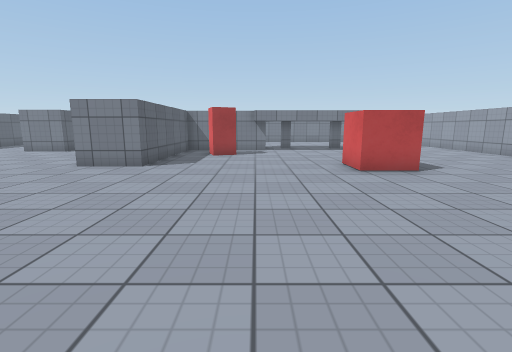
view 1 (above)

18 first-person views from a walk through a 3-D level made in the Unity game engine. The camera is 1.2 m above the floor, tilts 10° down and sees 85° across. The floor is counted in squares, 1 m on a side. Each view is taken from the middle of a square. On the plan, view 1 faces up. The plan holds only what a view shows up to about 13 squares ahead; the rest is blank. Surface patterns are stand-ins for the level's own textures.

view 2
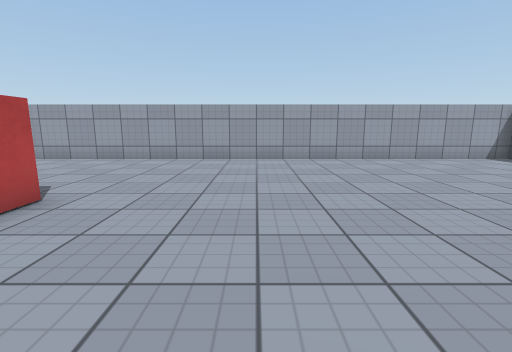

view 3
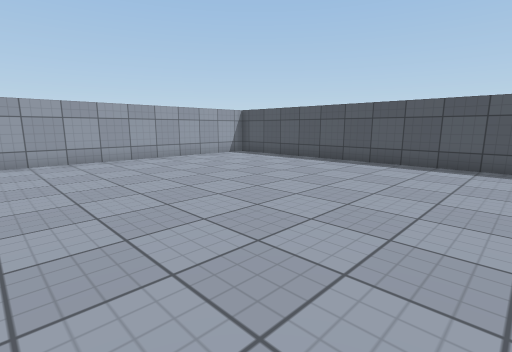

view 4
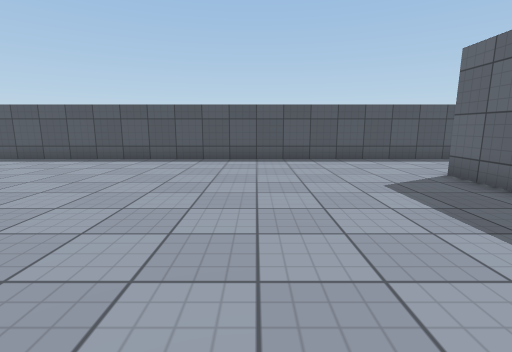

view 5
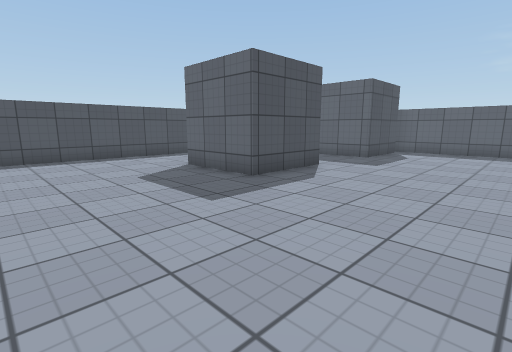

view 6
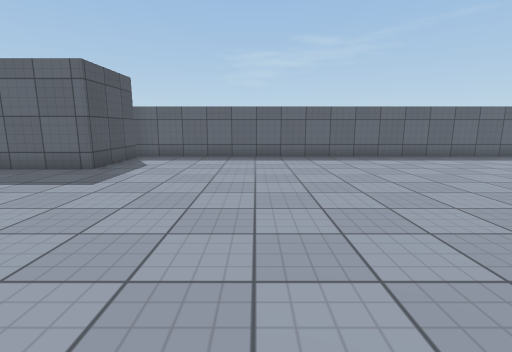

view 7
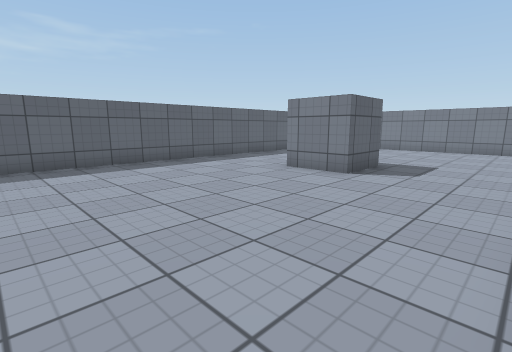

view 8
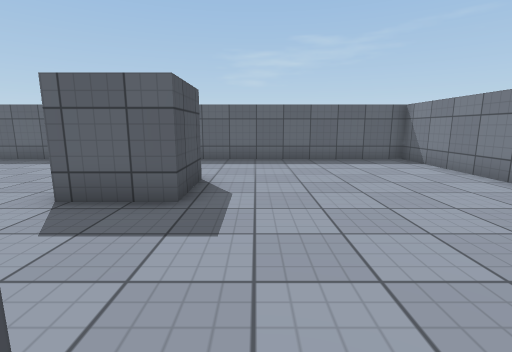

view 9
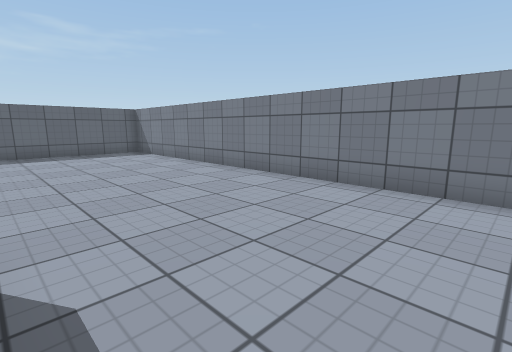

view 10
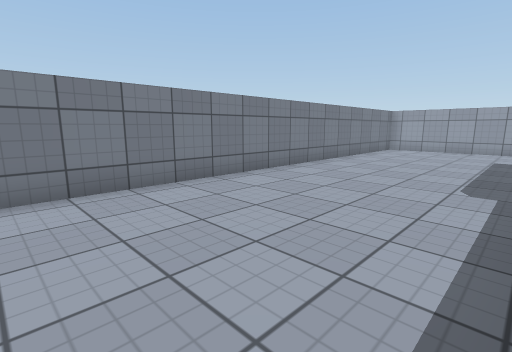

view 11
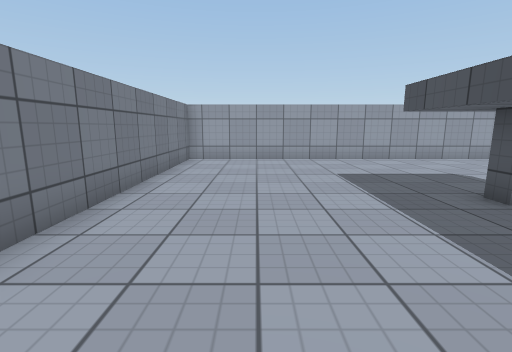

view 12
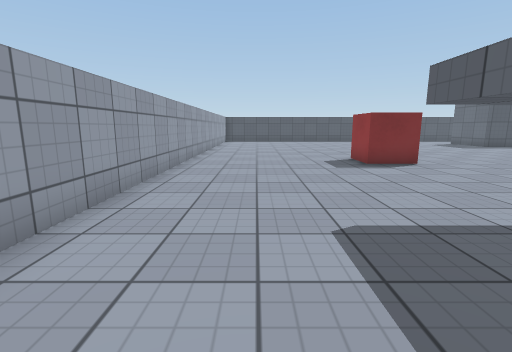

view 13
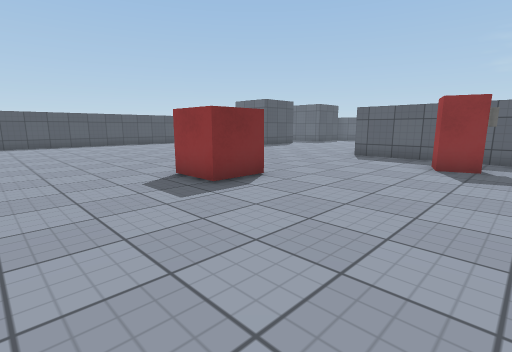

view 14
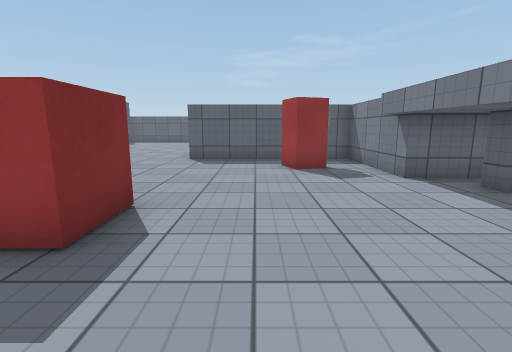

view 15
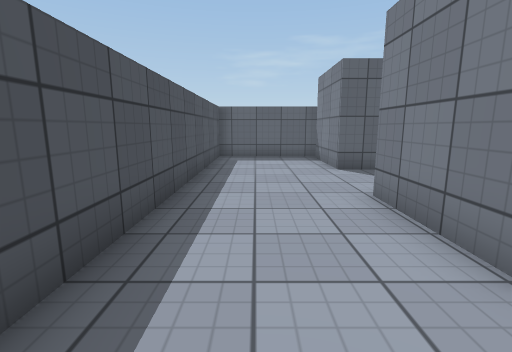

view 16
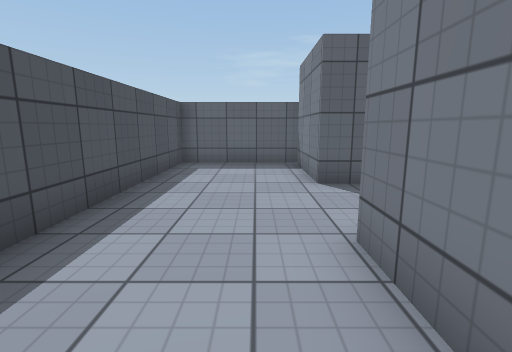

view 17
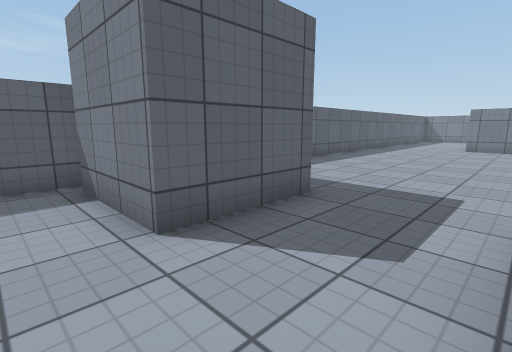

view 18
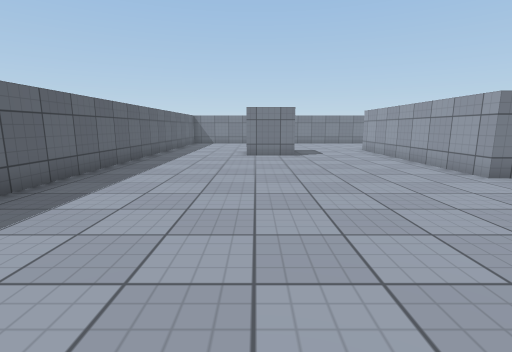

### Floor plan
Key: @ floor where view 1 was taken; # wall or solid block; . floor; C red cube; T thing the floor can be seen under or through; O other object.
Columns run from 16 left of view 1 to 11 right of it. Each row starts with its distance up from view 1.
 23 ############################
 22 #..........................#
 21 #..........................#
 20 #..........................#
 19 #..........................#
 18 #..........................#
 17 #...............   TTT.....#
 16 #..........#    ### TT.....#
 15 #....##....########  T.....#
 14 #....##....##...######.....#
 13 #..........##.OO...........#
 12 #..........##.OO...........#
 11 #..........##..............#
 10 #..........##..............#
  9 #..........##......CC......#
  8 #..................CC......#
  7 #..........................#
  6 #..........................#
  5 #..........................#
  4 #..........................#
  3 #..........................#
  2 #..........................#
  1 #####..####................#
  0  ####..   #.....@..........#
 -1 #####..   #................#
 -2 #......####................#
 -3 #..........................#
 -4 #..........................#
 -5 #..........................#
 -6 ############################

Where each view was taken, in squares from view 1:
view 1: 0 up, 0 right, facing up
view 2: 4 up, 0 right, facing right
view 3: 4 up, 0 right, facing down-right
view 4: 5 up, 1 left, facing down
view 5: 6 up, 1 left, facing down-left
view 6: 6 up, 4 left, facing left
view 7: 7 up, 6 left, facing up-left
view 8: 17 up, 5 left, facing left
view 9: 17 up, 2 left, facing up-left
view 10: 17 up, 5 left, facing up-right
view 11: 20 up, 0 right, facing right
view 12: 18 up, 8 right, facing down
view 13: 14 up, 8 right, facing down-left
view 14: 11 up, 7 right, facing left
view 15: 4 down, 4 left, facing left
view 16: 3 down, 6 left, facing left
view 17: 3 down, 9 left, facing up-left
view 18: 2 up, 11 left, facing up
